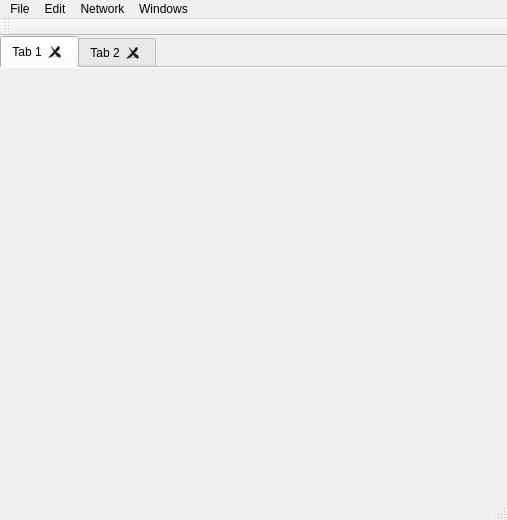
<?xml version="1.0" encoding="UTF-8"?>
<ui version="4.0">
 <class>MainWindowClass</class>
 <widget class="QMainWindow" name="MainWindowClass">
  <property name="geometry">
   <rect>
    <x>0</x>
    <y>0</y>
    <width>507</width>
    <height>520</height>
   </rect>
  </property>
  <property name="minimumSize">
   <size>
    <width>200</width>
    <height>200</height>
   </size>
  </property>
  <property name="windowTitle">
   <string>Reality Note</string>
  </property>
  <widget class="QWidget" name="centralWidget">
   <property name="sizePolicy">
    <sizepolicy hsizetype="Expanding" vsizetype="Preferred">
     <horstretch>0</horstretch>
     <verstretch>0</verstretch>
    </sizepolicy>
   </property>
   <layout class="QVBoxLayout" name="verticalLayout">
    <item>
     <widget class="QTabWidget" name="tabWidget">
      <property name="sizePolicy">
       <sizepolicy hsizetype="Expanding" vsizetype="Expanding">
        <horstretch>0</horstretch>
        <verstretch>0</verstretch>
       </sizepolicy>
      </property>
      <property name="iconSize">
       <size>
        <width>16</width>
        <height>16</height>
       </size>
      </property>
      <property name="documentMode">
       <bool>true</bool>
      </property>
      <property name="tabsClosable">
       <bool>true</bool>
      </property>
      <property name="movable">
       <bool>true</bool>
      </property>
      <widget class="QWidget" name="tab">
       <attribute name="title">
        <string>Tab 1</string>
       </attribute>
      </widget>
      <widget class="QWidget" name="tab_2">
       <attribute name="title">
        <string>Tab 2</string>
       </attribute>
      </widget>
     </widget>
    </item>
   </layout>
  </widget>
  <widget class="QMenuBar" name="menuBar">
   <property name="geometry">
    <rect>
     <x>0</x>
     <y>0</y>
     <width>507</width>
     <height>21</height>
    </rect>
   </property>
   <widget class="QMenu" name="menuFile">
    <property name="title">
     <string>File</string>
    </property>
    <addaction name="actionNew"/>
    <addaction name="actionOpen_Existing"/>
    <addaction name="separator"/>
    <addaction name="actionQuit"/>
   </widget>
   <widget class="QMenu" name="menuEdit">
    <property name="title">
     <string>Edit</string>
    </property>
   </widget>
   <widget class="QMenu" name="menuNetwork">
    <property name="title">
     <string>Network</string>
    </property>
    <addaction name="actionNew_Profile"/>
    <addaction name="actionChange_Identity"/>
    <addaction name="separator"/>
    <addaction name="actionBrowse"/>
   </widget>
   <widget class="QMenu" name="menuWindows">
    <property name="title">
     <string>Windows</string>
    </property>
    <addaction name="actionShowLog"/>
   </widget>
   <addaction name="menuFile"/>
   <addaction name="menuEdit"/>
   <addaction name="menuNetwork"/>
   <addaction name="menuWindows"/>
  </widget>
  <widget class="QToolBar" name="mainToolBar">
   <attribute name="toolBarArea">
    <enum>TopToolBarArea</enum>
   </attribute>
   <attribute name="toolBarBreak">
    <bool>false</bool>
   </attribute>
  </widget>
  <widget class="QStatusBar" name="statusBar"/>
  <action name="actionNew">
   <property name="text">
    <string>New</string>
   </property>
  </action>
  <action name="actionOpen_Existing">
   <property name="text">
    <string>Open Existing</string>
   </property>
  </action>
  <action name="actionQuit">
   <property name="text">
    <string>Quit</string>
   </property>
   <property name="toolTip">
    <string>Quit RealityNote</string>
   </property>
   <property name="shortcut">
    <string>Ctrl+Q</string>
   </property>
  </action>
  <action name="actionNew_Profile">
   <property name="text">
    <string>New Identity</string>
   </property>
  </action>
  <action name="actionChange_Identity">
   <property name="text">
    <string>Change / Manage Identities</string>
   </property>
  </action>
  <action name="actionBrowse">
   <property name="text">
    <string>Browse</string>
   </property>
  </action>
  <action name="actionShowLog">
   <property name="text">
    <string>Show Log</string>
   </property>
   <property name="shortcut">
    <string>Ctrl+L</string>
   </property>
  </action>
 </widget>
 <layoutdefault spacing="0" margin="0"/>
 <resources/>
 <connections/>
</ui>
